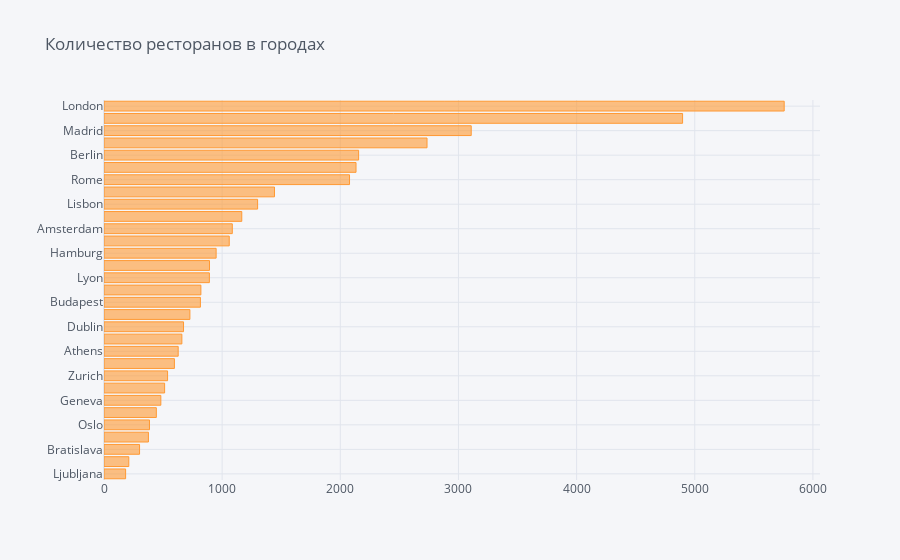

The cell this chart's notebook holds for it:
### Code cell
get_gr('City')

### Figure 1 — Plotly figure (JSON) as saved in the notebook; plotly's stock layout.template omitted (floating-point values rounded to 4 significant figures)
{"data": [{"marker": {"color": "rgba(255, 153, 51, 0.6)", "line": {"color": "rgba(255, 153, 51, 1.0)", "width": 1}}, "name": "City", "orientation": "h", "text": "", "type": "bar", "x": [183, 210, 301, 376, 385, 443, 481, 513, 538, 596, 628, 659, 673, 727, 816, 820, 892, 893, 949, 1060, 1086, 1166, 1300, 1443, 2078, 2133, 2155, 2734, 3108, 4897, 5757], "y": ["Ljubljana", "Luxembourg", "Bratislava", "Helsinki", "Oslo", "Krakow", "Geneva", "Oporto", "Zurich", "Edinburgh", "Athens", "Copenhagen", "Dublin", "Warsaw", "Budapest", "Stockholm", "Lyon", "Munich", "Hamburg", "Brussels", "Amsterdam", "Vienna", "Lisbon", "Prague", "Rome", "Milan", "Berlin", "Barcelona", "Madrid", "Paris", "London"]}], "layout": {"legend": {"bgcolor": "#F5F6F9", "font": {"color": "#4D5663"}}, "paper_bgcolor": "#F5F6F9", "plot_bgcolor": "#F5F6F9", "title": {"font": {"color": "#4D5663"}, "text": "Количество ресторанов в городах"}, "xaxis": {"gridcolor": "#E1E5ED", "showgrid": true, "tickfont": {"color": "#4D5663"}, "title": {"font": {"color": "#4D5663"}, "text": ""}, "zerolinecolor": "#E1E5ED"}, "yaxis": {"gridcolor": "#E1E5ED", "showgrid": true, "tickfont": {"color": "#4D5663"}, "title": {"font": {"color": "#4D5663"}, "text": ""}, "zerolinecolor": "#E1E5ED"}}}
